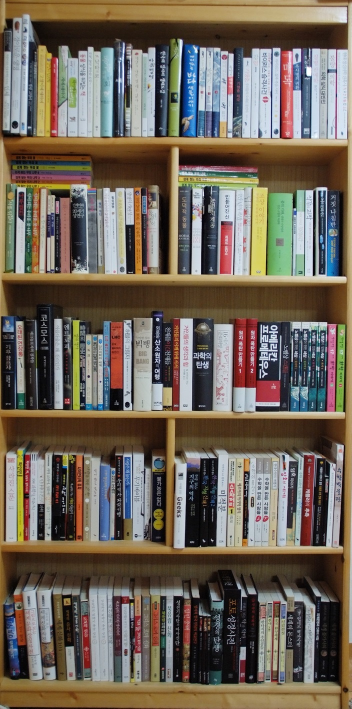
#> input picture image/real_bookshelf_02.jpg, 703 x 1417 px, found by its file name (shown at 1/2 size)
$ python test_detectBookshelf_usingColor.py
#> lines starting #> are read from the running program, lines starting #| are printed output that depends on the picture; after the words box and inside, x2 and y2 are one past the last pixel; in counts of white or black regions, pixels touching at a corner belong together
import cv2 as cv
import numpy as np

hsv = 0
lower_color1 = 0
upper_color1 = 0
lower_color2 = 0
upper_color2 = 0
lower_color3 = 0
upper_color3 = 0


# sv조절하기위해 트랙바 생성을 위한 공함수
def nothing(x):
    pass

# 마우스이벤트를 감지할 윈도우 생성
cv.namedWindow('img_color_morphed', cv.WINDOW_NORMAL)
# cv.createTrackbar('threshold', 'img_color_morphed', 0, 255, nothing)
# cv.setTrackbarPos('threshold', 'img_color_morphed', 50)

# [56 lines left out: function mouse_callback, not called in this run]


# 이름이 img_color_morphed인 윈도우에서 마우스 이벤트가 발생하면 mouse_callback함수가 호출됩니다.
cv.setMouseCallback('img_color_morphed', mouse_callback)

# [7 lines of commented-out code are left out]


while (True):
    # ret, img_color = cap.read() # 이미지를 웹캠으로부터 캡쳐하도록 한다. 조명의 영향을 더욱 많이 받음
    path = "C:/fleshwoman/Object-detection/image/real_bookshelf_02.jpg"
    img_color = cv.imread(path, cv.IMREAD_COLOR)
#> img_color is the input picture: shape (1417, 703, 3); mean B, G, R 89.3, 101.1, 111
    # cv.imshow('origin', img_color)
    # cv.waitKey(0)

    height, width = img_color.shape[:2]
#> height = 1417; width = 703
    img_color = cv.resize(img_color, (width, height), interpolation=cv.INTER_AREA)
    # cv.imshow('resized', img_color)
    # cv.waitKey(0)

    # 원본 영상을 HSV 영상으로 변환합니다.
    img_hsv = cv.cvtColor(img_color, cv.COLOR_BGR2HSV)
#> img_hsv: shape (1417, 703, 3); mean H, S, V 60.5, 96.7, 119.9
    # cv.setMouseCallback('img_color', mouse_callback)

    # 범위 값으로 HSV 이미지에서 마스크를 생성합니다.
    img_mask1 = cv.inRange(img_hsv, lower_color1, upper_color1)
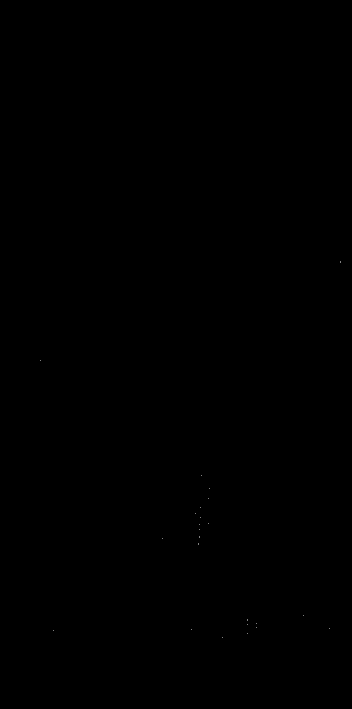
#> img_mask1: shape (1417, 703) (shown at 1/2 size); 0% white in thin lines or dots, all inside (x1, y1, x2, y2) = (81, 523, 682, 1275)
    img_mask2 = cv.inRange(img_hsv, lower_color2, upper_color2)
    img_mask3 = cv.inRange(img_hsv, lower_color3, upper_color3)
    img_mask = img_mask1 | img_mask2 | img_mask3

    # img_result의 노이즈 제거하기(모폴로지 연산 이용)
    # kernel = np.ones((3, 3), np.uint8)
    kernel = cv.getStructuringElement(cv.MORPH_ELLIPSE, (5,5))

    img_mask = cv.morphologyEx(img_mask, cv.MORPH_OPEN, kernel)
#> img_mask: shape (1417, 703); every value is 0
    img_mask = cv.morphologyEx(img_mask, cv.MORPH_CLOSE, kernel)
    cv.namedWindow('mask', cv.WINDOW_NORMAL)
    cv.imshow('mask', img_mask)
    img_inv_mask = cv.bitwise_not(img_mask)
#> img_inv_mask: shape (1417, 703); every value is 255
    cv.namedWindow('inv_mask', cv.WINDOW_NORMAL)
    cv.imshow('inv_mask', img_inv_mask) # 반전마스크를 이용해 책만 추출하기
    # 책장추출 마스크 저장하기
    path = "C:/fleshwoman/Object-detection/testfiles_ara/0618/img/img_book_mask.jpg"
    cv.imwrite(path, img_mask)

    # [sub] img_inv_mask로 책만 png로 추출하기
    img_book_only = cv.bitwise_and(img_color, img_color, mask=img_inv_mask)
    cv.namedWindow('img_book_only', cv.WINDOW_NORMAL)
    cv.imshow('img_book_only', img_book_only)
    path = "C:/fleshwoman/Object-detection/testfiles_ara/0618/img/img_book_only.jpg"
    cv.imwrite(path, img_book_only)

    # 마스크 이미지로 원본 이미지에서 범위값에 해당되는 책장 부분을 획득합니다.
    img_result = cv.bitwise_and(img_color, img_color, mask=img_mask)
#> img_result: shape (1417, 703, 3); every value is 0

    # 물체 위치 추적 코드(Labeling 필요 -> 중심좌표, 영역크기, 외곽박스 좌표를 얻을 수 있음)
    numOfLabels, img_label, stats, centroids = cv.connectedComponentsWithStats(img_mask)
#> img_label: shape (1417, 703) int32; every value is 0
#> numOfLabels = 1; stats = [[0, 0, 703, 1417, 996151]]; centroids = [[351, 708]]

    for idx, centroid in enumerate(centroids):
        if stats[idx][0] == 0 : #and stats[idx][0] == 0:
            continue

        if np.any(np.isnan(centroid)):
            continue

        x, y, width, height, area = stats[idx] # 사각영역
        centerX, centerY = int(centroid[0]), int(centroid[1])

        if area > 50:  # 노이즈로 인해 검출된 작은 물체를 제거하기 위해 물체의 크기가 50 이상인 경우만 반환하기 (테스트하면서 조절필요)
            cv.circle(img_color, (centerX, centerY), 10, (0, 0, 255), 10)  # 중심점
            cv.rectangle(img_color, (x, y), (x + width, y + height), (0, 0, 255))  # 사각형으로 물체 잡아주기
#> this loop made 1 pass

    cv.imshow('img_color_morphed', img_result)
    path = "C:/fleshwoman/Object-detection/testfiles_ara/0618/img/img_color_morphed.jpg"
    cv.imwrite(path, img_result)

    # ESC 키누르면 종료
    if cv.waitKey(1) & 0xFF == 27:
#> (key Esc is pressed here)
        break


cv.destroyAllWindows()
